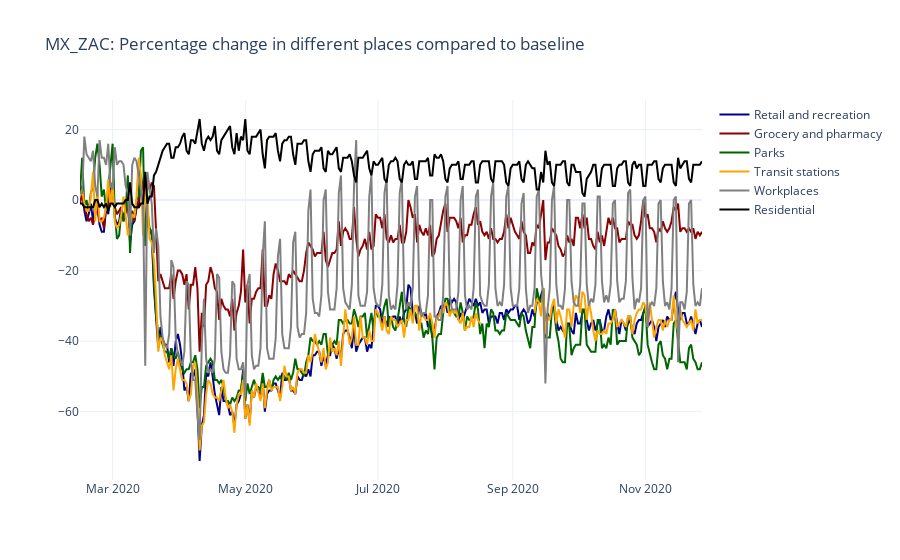

Notebook cell for this chart:
### Code cell
# Promedio de Edo México

EDO = 'MX_ZAC'

fig = go.Figure()

fig.add_trace( go.Scatter( x = Mobility_MX[ Mobility_MX['key'] == EDO]['date'], 
                           y = Mobility_MX[ Mobility_MX['key'] == EDO]['mobility_retail_and_recreation'], 
                           name = 'Retail and recreation', 
                           line_color = 'darkblue' ) )

fig.add_trace( go.Scatter( x = Mobility_MX[ Mobility_MX['key'] == EDO]['date'], 
                           y = Mobility_MX[ Mobility_MX['key'] == EDO]['mobility_grocery_and_pharmacy'], 
                           name = 'Grocery and pharmacy', 
                           line_color = 'darkred' ) )

fig.add_trace( go.Scatter( x = Mobility_MX[ Mobility_MX['key'] == EDO]['date'], 
                           y = Mobility_MX[ Mobility_MX['key'] == EDO]['mobility_parks'], 
                           name = 'Parks', 
                           line_color = 'darkgreen' ) )

fig.add_trace( go.Scatter( x = Mobility_MX[ Mobility_MX['key'] == EDO]['date'], 
                           y = Mobility_MX[ Mobility_MX['key'] == EDO]['mobility_transit_stations'], 
                           name = 'Transit stations', 
                           line_color = 'orange' ) )

fig.add_trace( go.Scatter( x = Mobility_MX[ Mobility_MX['key'] == EDO]['date'], 
                           y = Mobility_MX[ Mobility_MX['key'] == EDO]['mobility_workplaces'], 
                           name = 'Workplaces', 
                           line_color = 'gray' ) )

fig.add_trace( go.Scatter( x = Mobility_MX[ Mobility_MX['key'] == EDO]['date'], 
                           y = Mobility_MX[ Mobility_MX['key'] == EDO]['mobility_residential'], 
                           name = 'Residential', 
                           line_color = 'black' ) )

fig.update_layout(template = 'plotly_white', # "plotly", "plotly_white", "ggplot2", "seaborn", "simple_white", "none"
                  title = EDO + ': Percentage change in different places compared to baseline')

fig.show()

### Figure 1 — Plotly figure (JSON) as saved in the notebook; plotly's stock layout.template omitted (floating-point values rounded to 4 significant figures; data arrays with more than 128 entries replaced by an {"elided": "..."} marker saying what was removed)
{"data": [{"line": {"color": "darkblue"}, "name": "Retail and recreation", "type": "scatter", "x": {"elided": "287 str values"}, "y": {"elided": "287 int values"}}, {"line": {"color": "darkred"}, "name": "Grocery and pharmacy", "type": "scatter", "x": {"elided": "287 str values"}, "y": {"elided": "287 int values"}}, {"line": {"color": "darkgreen"}, "name": "Parks", "type": "scatter", "x": {"elided": "287 str values"}, "y": {"elided": "287 int values"}}, {"line": {"color": "orange"}, "name": "Transit stations", "type": "scatter", "x": {"elided": "287 str values"}, "y": {"elided": "287 int values"}}, {"line": {"color": "gray"}, "name": "Workplaces", "type": "scatter", "x": {"elided": "287 str values"}, "y": {"elided": "287 int values"}}, {"line": {"color": "black"}, "name": "Residential", "type": "scatter", "x": {"elided": "287 str values"}, "y": {"elided": "287 int values"}}], "layout": {"title": {"text": "MX_ZAC: Percentage change in different places compared to baseline"}}}
